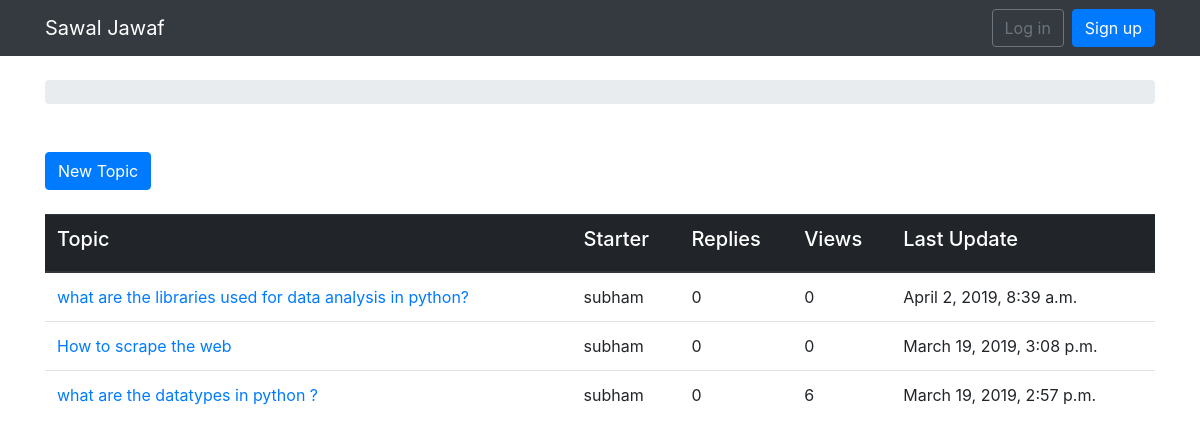
The app's page /boards/1/, older data.
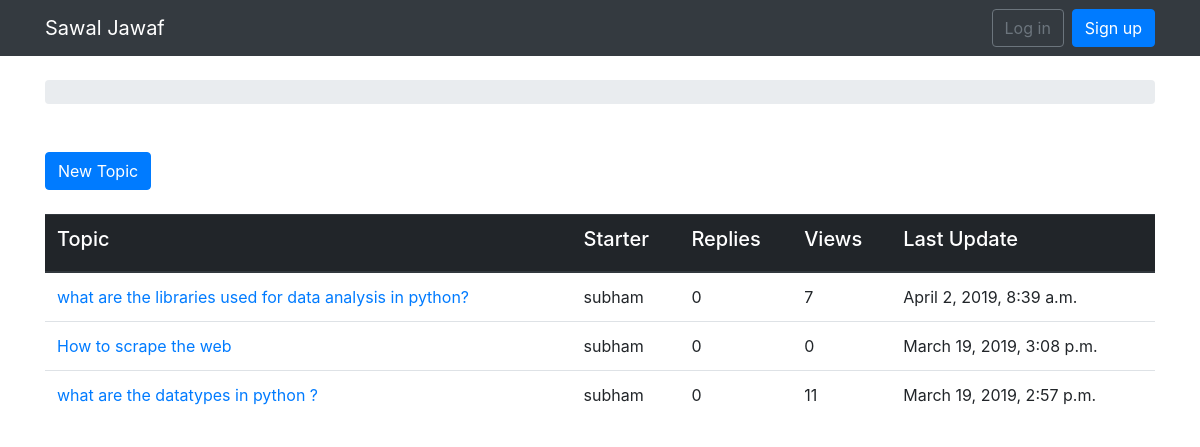
The same page, newer data.
### boards/models.py (models this page shows, shortened)
class Topic(models.Model):
	subject = models.CharField(max_length=300)
	last_updated = models.DateTimeField(auto_now_add=True)
	board = models.ForeignKey(Board, related_name='topics')
	starter = models.ForeignKey(User,related_name='topics')
	views = models.PositiveIntegerField(default=0)

### boards/views.py (the view)
# urls.py: url(r'^boards/(?P<pk>\d+)/$',views.board_topics, name='board_topics'),
def board_topics(request, pk):
    b_detail = get_object_or_404(Board, pk=pk)
    topics = b_detail.topics.order_by('-last_updated').annotate(replies=Count('posts') - 1)
    return render(request, 'topics.html', {'b_detail': b_detail, 'topics': topics})

### templates/topics.html (shortened to what this page needs)
{% extends 'base.html' %}
{% load static %}
{% block content %}
<br>
<div class="mb-4">
<a href="{% url 'new_topic' b_detail.pk %}" class="btn btn-primary">New Topic</a>
 </div>
  <table class="table">
    <thead class="thead thead-dark">
    <tr>
    	<th><h5>Topic</h5></th>
    	<th><h5>Starter</h5></th>
    	<th><h5>Replies</h5></th>
    	<th><h5>Views</h5></th>
      <th><h5>Last Update</h5></th>
      </tr>
    </thead>
    <tbody>
    {% for topic in topics %}
    <tr>
    <td><a href="{% url 'topic_posts' b_detail.pk topic.pk %}">{{ topic.subject }}</a></td>
    <td>{{ topic.starter.username }}</td>
    <td>{{topic.replies}}</td>
    <td>{{topic.views}}</td>
    <td>{{ topic.last_updated }}</td>
  </tr>
{% endfor %}
       </tbody>
 </table>
{% endblock %}

Row changes from the older to the newer data that the page shows:
changed Topic "what are the libraries used for data analysis in python?": views "0" → "7"
changed Topic "what are the datatypes in python ?": views "6" → "11"
